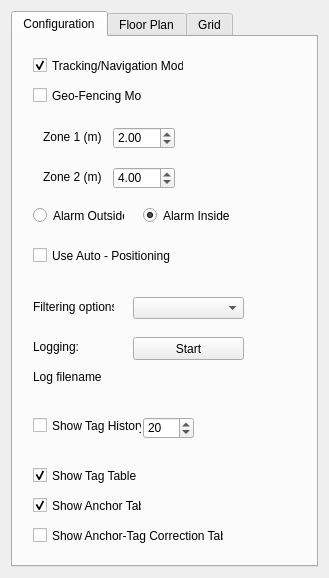
<?xml version="1.0" encoding="UTF-8"?>
<ui version="4.0">
 <class>ViewSettingsWidget</class>
 <widget class="QWidget" name="ViewSettingsWidget">
  <property name="geometry">
   <rect>
    <x>0</x>
    <y>0</y>
    <width>329</width>
    <height>578</height>
   </rect>
  </property>
  <property name="windowTitle">
   <string>Form</string>
  </property>
  <layout class="QVBoxLayout" name="verticalLayout">
   <item>
    <widget class="QTabWidget" name="tabWidget">
     <property name="minimumSize">
      <size>
       <width>300</width>
       <height>300</height>
      </size>
     </property>
     <property name="currentIndex">
      <number>0</number>
     </property>
     <widget class="QWidget" name="config_tab">
      <attribute name="title">
       <string>Configuration</string>
      </attribute>
      <widget class="QCheckBox" name="showTagHistory">
       <property name="geometry">
        <rect>
         <x>20</x>
         <y>380</y>
         <width>109</width>
         <height>17</height>
        </rect>
       </property>
       <property name="text">
        <string>Show Tag History</string>
       </property>
      </widget>
      <widget class="QCheckBox" name="showGeoFencingMode">
       <property name="geometry">
        <rect>
         <x>20</x>
         <y>50</y>
         <width>109</width>
         <height>17</height>
        </rect>
       </property>
       <property name="text">
        <string>Geo-Fencing Mode</string>
       </property>
      </widget>
      <widget class="QDoubleSpinBox" name="zone1">
       <property name="geometry">
        <rect>
         <x>100</x>
         <y>90</y>
         <width>62</width>
         <height>22</height>
        </rect>
       </property>
       <property name="maximum">
        <double>300.000000000000000</double>
       </property>
       <property name="value">
        <double>2.000000000000000</double>
       </property>
      </widget>
      <widget class="QDoubleSpinBox" name="zone2">
       <property name="geometry">
        <rect>
         <x>100</x>
         <y>130</y>
         <width>62</width>
         <height>22</height>
        </rect>
       </property>
       <property name="maximum">
        <double>300.000000000000000</double>
       </property>
       <property name="value">
        <double>4.000000000000000</double>
       </property>
      </widget>
      <widget class="QLabel" name="label_z1">
       <property name="geometry">
        <rect>
         <x>30</x>
         <y>90</y>
         <width>61</width>
         <height>20</height>
        </rect>
       </property>
       <property name="text">
        <string>Zone 1 (m)</string>
       </property>
      </widget>
      <widget class="QLabel" name="label_z2">
       <property name="geometry">
        <rect>
         <x>30</x>
         <y>130</y>
         <width>61</width>
         <height>20</height>
        </rect>
       </property>
       <property name="text">
        <string>Zone 2 (m)</string>
       </property>
      </widget>
      <widget class="QRadioButton" name="inAlarm">
       <property name="geometry">
        <rect>
         <x>130</x>
         <y>170</y>
         <width>91</width>
         <height>17</height>
        </rect>
       </property>
       <property name="text">
        <string>Alarm Inside</string>
       </property>
       <property name="checked">
        <bool>true</bool>
       </property>
      </widget>
      <widget class="QRadioButton" name="outAlarm">
       <property name="geometry">
        <rect>
         <x>20</x>
         <y>170</y>
         <width>91</width>
         <height>17</height>
        </rect>
       </property>
       <property name="text">
        <string>Alarm Outside</string>
       </property>
      </widget>
      <widget class="QSpinBox" name="tagHistoryN">
       <property name="geometry">
        <rect>
         <x>130</x>
         <y>380</y>
         <width>51</width>
         <height>22</height>
        </rect>
       </property>
       <property name="minimum">
        <number>1</number>
       </property>
       <property name="maximum">
        <number>128</number>
       </property>
       <property name="value">
        <number>20</number>
       </property>
      </widget>
      <widget class="QCheckBox" name="showTagTable">
       <property name="geometry">
        <rect>
         <x>20</x>
         <y>430</y>
         <width>109</width>
         <height>17</height>
        </rect>
       </property>
       <property name="text">
        <string>Show Tag Table</string>
       </property>
       <property name="checked">
        <bool>true</bool>
       </property>
      </widget>
      <widget class="QCheckBox" name="showAnchorTable">
       <property name="geometry">
        <rect>
         <x>20</x>
         <y>460</y>
         <width>109</width>
         <height>17</height>
        </rect>
       </property>
       <property name="text">
        <string>Show Anchor Table</string>
       </property>
       <property name="checked">
        <bool>true</bool>
       </property>
      </widget>
      <widget class="QCheckBox" name="showAnchorTagCorrectionTable">
       <property name="enabled">
        <bool>true</bool>
       </property>
       <property name="geometry">
        <rect>
         <x>20</x>
         <y>490</y>
         <width>191</width>
         <height>17</height>
        </rect>
       </property>
       <property name="text">
        <string>Show Anchor-Tag Correction Table</string>
       </property>
       <property name="checked">
        <bool>false</bool>
       </property>
      </widget>
      <widget class="QCheckBox" name="showNavigationMode">
       <property name="geometry">
        <rect>
         <x>20</x>
         <y>20</y>
         <width>151</width>
         <height>17</height>
        </rect>
       </property>
       <property name="text">
        <string>Tracking/Navigation Mode</string>
       </property>
       <property name="checked">
        <bool>true</bool>
       </property>
      </widget>
      <widget class="QComboBox" name="filtering">
       <property name="geometry">
        <rect>
         <x>120</x>
         <y>260</y>
         <width>111</width>
         <height>22</height>
        </rect>
       </property>
      </widget>
      <widget class="QLabel" name="label_z1_2">
       <property name="geometry">
        <rect>
         <x>20</x>
         <y>260</y>
         <width>81</width>
         <height>20</height>
        </rect>
       </property>
       <property name="text">
        <string>Filtering options:</string>
       </property>
      </widget>
      <widget class="QCheckBox" name="useAutoPos">
       <property name="enabled">
        <bool>true</bool>
       </property>
       <property name="geometry">
        <rect>
         <x>20</x>
         <y>210</y>
         <width>161</width>
         <height>17</height>
        </rect>
       </property>
       <property name="toolTip">
        <string>You must connect to Anchor 0 to use this feature.</string>
       </property>
       <property name="text">
        <string>Use Auto - Positioning</string>
       </property>
       <property name="checked">
        <bool>false</bool>
       </property>
      </widget>
      <widget class="QLabel" name="label_logingstatus">
       <property name="geometry">
        <rect>
         <x>20</x>
         <y>300</y>
         <width>91</width>
         <height>20</height>
        </rect>
       </property>
       <property name="text">
        <string>Logging:</string>
       </property>
      </widget>
      <widget class="QPushButton" name="logging_pb">
       <property name="geometry">
        <rect>
         <x>120</x>
         <y>300</y>
         <width>111</width>
         <height>23</height>
        </rect>
       </property>
       <property name="text">
        <string>Start</string>
       </property>
      </widget>
      <widget class="QLabel" name="label_logingstatus_2">
       <property name="geometry">
        <rect>
         <x>20</x>
         <y>400</y>
         <width>51</width>
         <height>20</height>
        </rect>
       </property>
       <property name="text">
        <string/>
       </property>
      </widget>
      <widget class="QLabel" name="label_logfile">
       <property name="geometry">
        <rect>
         <x>20</x>
         <y>330</y>
         <width>211</width>
         <height>20</height>
        </rect>
       </property>
       <property name="text">
        <string>Log filename</string>
       </property>
      </widget>
      <widget class="QLabel" name="label_logingstatus_3">
       <property name="geometry">
        <rect>
         <x>20</x>
         <y>240</y>
         <width>51</width>
         <height>20</height>
        </rect>
       </property>
       <property name="text">
        <string/>
       </property>
      </widget>
     </widget>
     <widget class="QWidget" name="floorplan_tab">
      <attribute name="title">
       <string>Floor Plan</string>
      </attribute>
      <layout class="QGridLayout" name="gridLayout_2">
       <item row="3" column="2">
        <widget class="QLabel" name="label_11">
         <property name="text">
          <string>pixels</string>
         </property>
        </widget>
       </item>
       <item row="4" column="1">
        <widget class="QDoubleSpinBox" name="floorplanXScale_sb">
         <property name="maximum">
          <double>1000.000000000000000</double>
         </property>
        </widget>
       </item>
       <item row="5" column="2">
        <widget class="QLabel" name="label_9">
         <property name="text">
          <string>pixesl/m</string>
         </property>
        </widget>
       </item>
       <item row="2" column="0">
        <widget class="QLabel" name="label_3">
         <property name="text">
          <string>X Offset</string>
         </property>
        </widget>
       </item>
       <item row="2" column="1">
        <widget class="QSpinBox" name="floorplanXOff_sb">
         <property name="sizePolicy">
          <sizepolicy hsizetype="Minimum" vsizetype="Fixed">
           <horstretch>0</horstretch>
           <verstretch>0</verstretch>
          </sizepolicy>
         </property>
         <property name="minimum">
          <number>-65536</number>
         </property>
         <property name="maximum">
          <number>65535</number>
         </property>
        </widget>
       </item>
       <item row="0" column="0" colspan="2">
        <widget class="QLabel" name="floorplanPath_lb">
         <property name="text">
          <string>No Floor Plan</string>
         </property>
        </widget>
       </item>
       <item row="7" column="1">
        <widget class="QCheckBox" name="floorplanFlipY_cb">
         <property name="text">
          <string/>
         </property>
        </widget>
       </item>
       <item row="9" column="0">
        <spacer name="verticalSpacer">
         <property name="orientation">
          <enum>Qt::Vertical</enum>
         </property>
         <property name="sizeHint" stdset="0">
          <size>
           <width>20</width>
           <height>40</height>
          </size>
         </property>
        </spacer>
       </item>
       <item row="2" column="2">
        <widget class="QLabel" name="label_12">
         <property name="text">
          <string>pixels</string>
         </property>
        </widget>
       </item>
       <item row="5" column="1">
        <widget class="QDoubleSpinBox" name="floorplanYScale_sb">
         <property name="maximum">
          <double>1000.000000000000000</double>
         </property>
        </widget>
       </item>
       <item row="4" column="2">
        <widget class="QLabel" name="label_10">
         <property name="text">
          <string>pixels/m</string>
         </property>
        </widget>
       </item>
       <item row="3" column="1">
        <widget class="QSpinBox" name="floorplanYOff_sb">
         <property name="minimum">
          <number>-65536</number>
         </property>
         <property name="maximum">
          <number>65536</number>
         </property>
        </widget>
       </item>
       <item row="4" column="0">
        <widget class="QLabel" name="label_6">
         <property name="text">
          <string>X Scale</string>
         </property>
        </widget>
       </item>
       <item row="6" column="0">
        <widget class="QLabel" name="label_7">
         <property name="text">
          <string>Flip X</string>
         </property>
        </widget>
       </item>
       <item row="3" column="0">
        <widget class="QLabel" name="label_4">
         <property name="text">
          <string>Y Offset</string>
         </property>
        </widget>
       </item>
       <item row="6" column="1">
        <widget class="QCheckBox" name="floorplanFlipX_cb">
         <property name="text">
          <string/>
         </property>
        </widget>
       </item>
       <item row="5" column="0">
        <widget class="QLabel" name="label_5">
         <property name="text">
          <string>Y Scale</string>
         </property>
        </widget>
       </item>
       <item row="7" column="0">
        <widget class="QLabel" name="label_8">
         <property name="text">
          <string>Flip Y</string>
         </property>
        </widget>
       </item>
       <item row="8" column="0" colspan="2">
        <layout class="QGridLayout" name="gridLayout">
         <property name="horizontalSpacing">
          <number>6</number>
         </property>
         <item row="0" column="0">
          <widget class="QCheckBox" name="showOrigin">
           <property name="text">
            <string>Show Origin</string>
           </property>
          </widget>
         </item>
         <item row="1" column="2">
          <widget class="QPushButton" name="scaleY_pb">
           <property name="text">
            <string>Y Scale</string>
           </property>
          </widget>
         </item>
         <item row="1" column="0">
          <widget class="QPushButton" name="scaleX_pb">
           <property name="text">
            <string>X Scale</string>
           </property>
          </widget>
         </item>
         <item row="0" column="2">
          <widget class="QPushButton" name="origin_pb">
           <property name="text">
            <string>Set Origin</string>
           </property>
          </widget>
         </item>
        </layout>
       </item>
       <item row="1" column="0">
        <widget class="QPushButton" name="floorplanOpen_pb">
         <property name="sizePolicy">
          <sizepolicy hsizetype="Minimum" vsizetype="Fixed">
           <horstretch>0</horstretch>
           <verstretch>0</verstretch>
          </sizepolicy>
         </property>
         <property name="minimumSize">
          <size>
           <width>0</width>
           <height>0</height>
          </size>
         </property>
         <property name="text">
          <string>Open</string>
         </property>
        </widget>
       </item>
       <item row="1" column="1" alignment="Qt::AlignHCenter">
        <widget class="QCheckBox" name="saveFP">
         <property name="text">
          <string>Save Settings</string>
         </property>
        </widget>
       </item>
      </layout>
     </widget>
     <widget class="QWidget" name="grid_tab">
      <attribute name="title">
       <string>Grid</string>
      </attribute>
      <widget class="QWidget" name="layoutWidget">
       <property name="geometry">
        <rect>
         <x>9</x>
         <y>21</y>
         <width>132</width>
         <height>111</height>
        </rect>
       </property>
       <layout class="QGridLayout" name="gridLayout_3">
        <item row="0" column="0">
         <widget class="QLabel" name="label">
          <property name="minimumSize">
           <size>
            <width>45</width>
            <height>0</height>
           </size>
          </property>
          <property name="text">
           <string>Width (m)</string>
          </property>
         </widget>
        </item>
        <item row="0" column="1">
         <widget class="QDoubleSpinBox" name="gridWidth_sb">
          <property name="decimals">
           <number>2</number>
          </property>
          <property name="singleStep">
           <double>0.100000000000000</double>
          </property>
          <property name="value">
           <double>0.500000000000000</double>
          </property>
         </widget>
        </item>
        <item row="1" column="0">
         <widget class="QLabel" name="label_2">
          <property name="minimumSize">
           <size>
            <width>45</width>
            <height>0</height>
           </size>
          </property>
          <property name="text">
           <string>Height (m)</string>
          </property>
         </widget>
        </item>
        <item row="1" column="1">
         <widget class="QDoubleSpinBox" name="gridHeight_sb">
          <property name="singleStep">
           <double>0.100000000000000</double>
          </property>
          <property name="value">
           <double>0.500000000000000</double>
          </property>
         </widget>
        </item>
        <item row="2" column="0">
         <widget class="QCheckBox" name="gridShow">
          <property name="text">
           <string>Show Grid</string>
          </property>
         </widget>
        </item>
       </layout>
      </widget>
     </widget>
    </widget>
   </item>
  </layout>
 </widget>
 <tabstops>
  <tabstop>gridWidth_sb</tabstop>
  <tabstop>gridHeight_sb</tabstop>
  <tabstop>floorplanOpen_pb</tabstop>
  <tabstop>floorplanXOff_sb</tabstop>
  <tabstop>floorplanYOff_sb</tabstop>
  <tabstop>floorplanXScale_sb</tabstop>
  <tabstop>floorplanYScale_sb</tabstop>
  <tabstop>floorplanFlipX_cb</tabstop>
  <tabstop>floorplanFlipY_cb</tabstop>
 </tabstops>
 <resources/>
 <connections/>
</ui>
